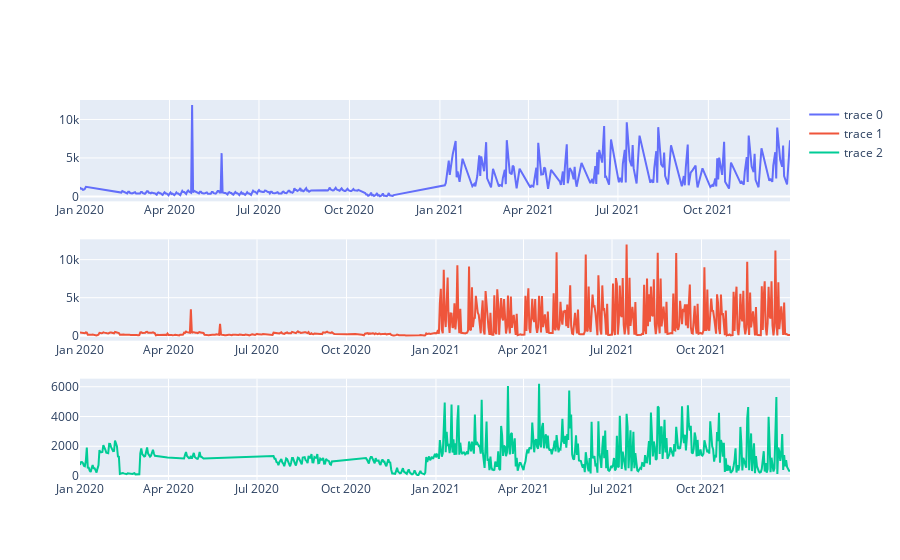

The notebook cell this image was saved under:
### Code cell
fig = make_subplots(rows = 3, cols= 1)

fig.append_trace(go.Line(x = in_store["Invoice Date"], y = in_store["Units Sold"]), row = 1, col = 1)

fig.append_trace(go.Line(x = online["Invoice Date"], y = online["Units Sold"]), row = 2, col = 1)

fig.append_trace(go.Line(x = outlet["Invoice Date"], y = outlet["Units Sold"]), row = 3, col = 1)

fig.show()

### Figure 1 — Plotly figure (JSON) as saved in the notebook; plotly's stock layout.template omitted (floating-point values rounded to 4 significant figures; data arrays with more than 128 entries replaced by an {"elided": "..."} marker saying what was removed)
{"data": [{"type": "scatter", "x": {"elided": "426 str values"}, "xaxis": "x", "y": {"elided": "426 int values"}, "yaxis": "y"}, {"type": "scatter", "x": {"elided": "724 str values"}, "xaxis": "x2", "y": {"elided": "724 int values"}, "yaxis": "y2"}, {"type": "scatter", "x": {"elided": "598 str values"}, "xaxis": "x3", "y": {"elided": "598 int values"}, "yaxis": "y3"}], "layout": {"xaxis": {"anchor": "y", "domain": [0, 1]}, "xaxis2": {"anchor": "y2", "domain": [0, 1]}, "xaxis3": {"anchor": "y3", "domain": [0, 1]}, "yaxis": {"anchor": "x", "domain": [0.7333, 1]}, "yaxis2": {"anchor": "x2", "domain": [0.3667, 0.6333]}, "yaxis3": {"anchor": "x3", "domain": [0, 0.2667]}}}
